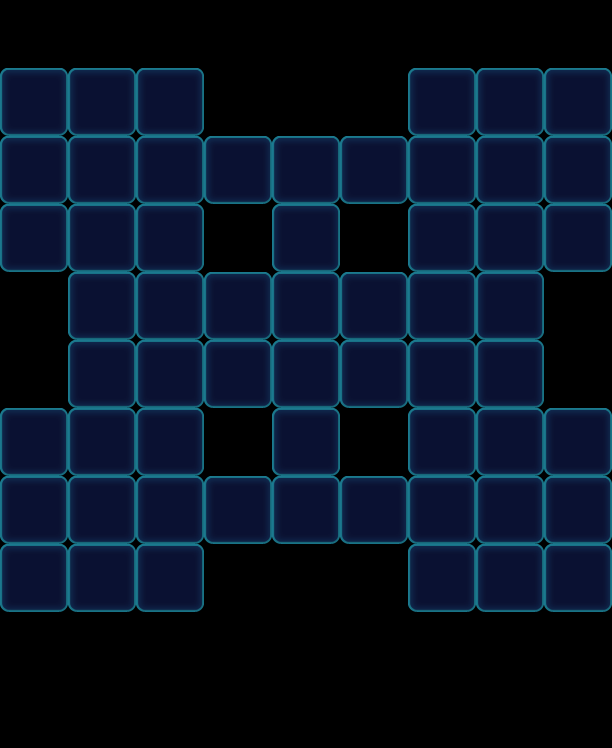

This game map was drawn from its Tiled (.tmx) file and the tilesets committed beside it. A one-line description and the trimmed map source follow:
An orthogonal 9x11 tile map with 68x68 px tiles, 1 tile layer (Valid), 2 tilesets and 92 objects (58x Floor, 19x Stone, 15x Factory_Normal).

<map version="1.0" orientation="orthogonal" width="9" height="11" tilewidth="68" tileheight="68">
 <tileset firstgid="1" name="game_grid1" tilewidth="68" tileheight="68">
  <image source="game_grid1.png" width="68" height="68" />
 </tileset>
 <tileset firstgid="2" name="map" tilewidth="68" tileheight="68">
  <image source="map.png" width="1024" height="1024" />
 </tileset>
 <layer name="Valid" width="9" height="11">
  <data>[99 cells, 58 non-empty, 1 distinct tile ids]</data>
 </layer>
 <objectgroup name="BottomObj" width="9" height="11">
  <object type="Floor" gid="33" x="0" y="136">
   <properties>
    <property name="Layers" value="2" />
   </properties>
  </object>
  <object type="Floor" gid="33" x="0" y="204">
   <properties>
    <property name="Layers" value="2" />
   </properties>
  </object>
  <object type="Floor" gid="33" x="0" y="272">
   <properties>
    <property name="Layers" value="2" />
   </properties>
  </object>
  <object type="Floor" gid="33" x="68" y="136">
   <properties>
    <property name="Layers" value="2" />
   </properties>
  </object>
  <object type="Floor" gid="33" x="68" y="204">
   <properties>
    <property name="Layers" value="2" />
   </properties>
  </object>
  <object type="Floor" gid="33" x="68" y="272">
   <properties>
    <property name="Layers" value="2" />
   </properties>
  </object>
  <object type="Floor" gid="33" x="136" y="136">
   <properties>
    <property name="Layers" value="2" />
   </properties>
  </object>
  <object type="Floor" gid="33" x="136" y="204">
   <properties>
    <property name="Layers" value="2" />
   </properties>
  </object>
  <object type="Floor" gid="33" x="136" y="272">
   <properties>
    <property name="Layers" value="2" />
   </properties>
  </object>
  <object type="Floor" gid="33" x="476" y="272">
   <properties>
    <property name="Layers" value="2" />
   </properties>
  </object>
  <object type="Floor" gid="33" x="408" y="136">
   <properties>
    <property name="Layers" value="2" />
   </properties>
  </object>
  <object type="Floor" gid="33" x="544" y="136">
   <properties>
    <property name="Layers" value="2" />
   </properties>
  </object>
  <object type="Floor" gid="33" x="408" y="204">
   <properties>
    <property name="Layers" value="2" />
   </properties>
  </object>
  <object type="Floor" gid="33" x="544" y="204">
   <properties>
    <property name="Layers" value="2" />
   </properties>
  </object>
  <object type="Floor" gid="33" x="408" y="272">
   <properties>
    <property name="Layers" value="2" />
   </properties>
  </object>
  <object type="Floor" gid="33" x="544" y="272">
   <properties>
    <property name="Layers" value="2" />
   </properties>
  </object>
  <object type="Floor" gid="33" x="476" y="136">
   <properties>
    <property name="Layers" value="2" />
   </properties>
  </object>
  <object type="Floor" gid="33" x="476" y="204">
   <properties>
    <property name="Layers" value="2" />
   </properties>
  </object>
  <object type="Floor" gid="33" x="476" y="612">
   <properties>
    <property name="Layers" value="2" />
   </properties>
  </object>
  <object type="Floor" gid="33" x="408" y="476">
   <properties>
    <property name="Layers" value="2" />
   </properties>
  </object>
  <object type="Floor" gid="33" x="544" y="476">
   <properties>
    <property name="Layers" value="2" />
   </properties>
  </object>
  <object type="Floor" gid="33" x="408" y="544">
   <properties>
    <property name="Layers" value="2" />
   </properties>
  </object>
  <object type="Floor" gid="33" x="544" y="544">
   <properties>
    <property name="Layers" value="2" />
   </properties>
  </object>
  <object type="Floor" gid="33" x="408" y="612">
   <properties>
    <property name="Layers" value="2" />
   </properties>
  </object>
  <object type="Floor" gid="33" x="544" y="612">
   <properties>
    <property name="Layers" value="2" />
   </properties>
  </object>
  <object type="Floor" gid="33" x="476" y="476">
   <properties>
    <property name="Layers" value="2" />
   </properties>
  </object>
  <object type="Floor" gid="33" x="476" y="544">
   <properties>
    <property name="Layers" value="2" />
   </properties>
  </object>
  <object type="Floor" gid="33" x="68" y="612">
   <properties>
    <property name="Layers" value="2" />
   </properties>
  </object>
  <object type="Floor" gid="33" x="0" y="476">
   <properties>
    <property name="Layers" value="2" />
   </properties>
  </object>
  <object type="Floor" gid="33" x="136" y="476">
   <properties>
    <property name="Layers" value="2" />
   </properties>
  </object>
  <object type="Floor" gid="33" x="0" y="544">
   <properties>
    <property name="Layers" value="2" />
   </properties>
  </object>
  <object type="Floor" gid="33" x="136" y="544">
   <properties>
    <property name="Layers" value="2" />
   </properties>
  </object>
  <object type="Floor" gid="33" x="0" y="612">
   <properties>
    <property name="Layers" value="2" />
   </properties>
  </object>
  <object type="Floor" gid="33" x="136" y="612">
   <properties>
    <property name="Layers" value="2" />
   </properties>
  </object>
  <object type="Floor" gid="33" x="68" y="476">
   <properties>
    <property name="Layers" value="2" />
   </properties>
  </object>
  <object type="Floor" gid="33" x="68" y="544">
   <properties>
    <property name="Layers" value="2" />
   </properties>
  </object>
  <object type="Floor" gid="33" x="340" y="340">
   <properties>
    <property name="Layers" value="2" />
   </properties>
  </object>
  <object type="Floor" gid="33" x="340" y="408">
   <properties>
    <property name="Layers" value="2" />
   </properties>
  </object>
  <object type="Floor" gid="33" x="272" y="340">
   <properties>
    <property name="Layers" value="2" />
   </properties>
  </object>
  <object type="Floor" gid="33" x="272" y="408">
   <properties>
    <property name="Layers" value="2" />
   </properties>
  </object>
  <object type="Floor" gid="33" x="204" y="340">
   <properties>
    <property name="Layers" value="2" />
   </properties>
  </object>
  <object type="Floor" gid="33" x="204" y="408">
   <properties>
    <property name="Layers" value="2" />
   </properties>
  </object>
  <object type="Floor" gid="33" x="68" y="340">
   <properties>
    <property name="Layers" value="2" />
   </properties>
  </object>
  <object type="Floor" gid="33" x="68" y="408">
   <properties>
    <property name="Layers" value="2" />
   </properties>
  </object>
  <object type="Floor" gid="33" x="476" y="340">
   <properties>
    <property name="Layers" value="2" />
   </properties>
  </object>
  <object type="Floor" gid="33" x="476" y="408">
   <properties>
    <property name="Layers" value="2" />
   </properties>
  </object>
  <object type="Floor" gid="33" x="272" y="204">
   <properties>
    <property name="Layers" value="2" />
   </properties>
  </object>
  <object type="Floor" gid="33" x="340" y="204">
   <properties>
    <property name="Layers" value="2" />
   </properties>
  </object>
  <object type="Floor" gid="33" x="204" y="204">
   <properties>
    <property name="Layers" value="2" />
   </properties>
  </object>
  <object type="Floor" gid="33" x="272" y="544">
   <properties>
    <property name="Layers" value="2" />
   </properties>
  </object>
  <object type="Floor" gid="33" x="340" y="544">
   <properties>
    <property name="Layers" value="2" />
   </properties>
  </object>
  <object type="Floor" gid="33" x="204" y="544">
   <properties>
    <property name="Layers" value="2" />
   </properties>
  </object>
  <object type="Floor" gid="33" x="272" y="272">
   <properties>
    <property name="Layers" value="2" />
   </properties>
  </object>
  </objectgroup>
 <objectgroup name="MiddleObj" width="9" height="11" />
 <objectgroup color="#000000" name="TopObj" width="9" height="11">
  <!-- 34 objects omitted --></objectgroup>
</map>
<!-- 39 of 92 objects omitted -->
